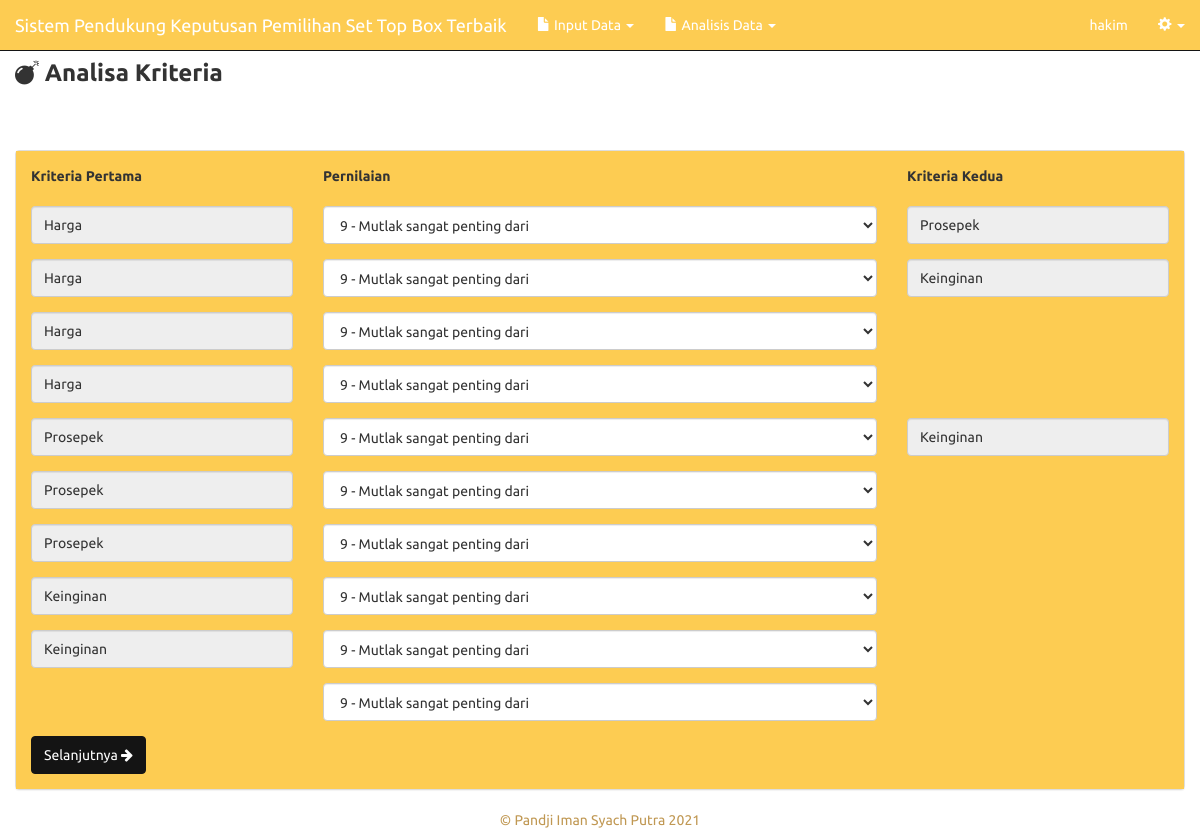
The app's page /analisa-kriteria_asli.php (signed in) with its own data.
### tables this page shows
CREATE TABLE `ahp_data_kriteria` (
  `id_pengguna` varchar(3) NOT NULL,
  `id_kriteria` varchar(2) NOT NULL,
  `nama_kriteria` varchar(45) NOT NULL,
  `jumlah_kriteria` double NOT NULL,
  `bobot_kriteria` double NOT NULL
);

### includes/kriteria.inc.php (called while the page is built, shortened)
<?php
class Kriteria{
	private $conn;
	private $table_name = "ahp_data_kriteria";
	public function __construct($db){
		$this->conn = $db;
	}
	function readSatu($a){
		$query = "SELECT * FROM " . $this->table_name . " WHERE id_kriteria='$a' and id_pengguna = '$_SESSION[id_pengguna]' LIMIT 0,1";
		$stmt = $this->conn->prepare( $query );
		$stmt->execute();
		return $stmt;
	}
}
?>

### includes/nilai.inc.php (called while the page is built, shortened)
<?php
class Nilai{
	private $conn;
	private $table_name = "ahp_nilai";
	public function __construct($db){
		$this->conn = $db;
	}
	function readAll(){
		$query = "SELECT * FROM ".$this->table_name." ORDER BY id_nilai ASC";
		$stmt = $this->conn->prepare( $query );
		$stmt->execute();
		return $stmt;
	}
}
?>

### analisa-kriteria_asli.php (the view, shortened to what this page needs)
<?php
include_once 'header.php';
include_once 'includes/kriteria.inc.php';
$pro1 = new Kriteria($db);
include_once 'includes/nilai.inc.php';
$pro2 = new Nilai($db);
?>
		<div class="row">
		  <div class="col-xs-12 col-sm-12 col-md-12">
		  <ol class="breadcrumb">
			  <li><a href="index.php"><span class="fa fa-home"></span> Beranda</a></li>
			  <li class="active"><span class="fa fa-bomb"></span> Analisa Kriteria</li>
	  		  <li><a href="analisa-kriteria-tabel.php"><span class="fa fa-table"></span> Tabel Analisa Kriteria</a></li>
			</ol>
		  	<p style="margin-bottom:10px;">
		  		<strong style="font-size:18pt;"><span class="fa fa-bomb"></span> Analisa Kriteria</strong>
		  	</p>
		  	<div class="panel panel-default">
		<div class="panel-body">
			    <form method="post" action="analisa-kriteria-tabel.php">
				<div class="row">
					  <div class="col-xs-12 col-md-3">
						<div class="form-group">
							<label>Kriteria Pertama</label>
						</div>
					  </div>
					  <div class="col-xs-12 col-md-6">
						<div class="form-group">
							<label>Pernilaian</label>
						</div>
					  </div>
					  <div class="col-xs-12 col-md-3">
						<div class="form-group">
							<label>Kriteria Kedua</label>
						</div>
					  </div>
					</div>
					<div class="row">
					  <div class="col-xs-12 col-md-3">
						<div class="form-group">
							<?php
								$stmt2 = $pro1->readSatu('C1');
								while($row1 = $stmt2->fetch(PDO::FETCH_ASSOC)){
							?>
							<input type="text" class="form-control" value="<?php echo $row1['nama_kriteria'] ?>" readonly />
							<?php
								}
							?>
						</div>
					  </div>
					  <div class="col-xs-12 col-md-6">
						<div class="form-group">
							<select class="form-control" name="nl1">
								<?php
								$stmt1 = $pro2->readAll();
								while ($row2 = $stmt1->fetch(PDO::FETCH_ASSOC)){
								?>
								<option value="<?php echo $row2['jum_nilai'] ?>"><?php echo $row2['jum_nilai'] ?> - <?php echo $row2['ket_nilai'] ?></option>
								<?php
								}
								?>
							</select>
						</div>
					  </div>
					  <div class="col-xs-12 col-md-3">
						<div class="form-group">
							<?php
								$stmt3 = $pro1->readSatu('C2');
								while($row3 = $stmt3->fetch(PDO::FETCH_ASSOC)){
							?>
							<input type="text" class="form-control" value="<?php echo $row3['nama_kriteria'] ?>" readonly />
							<?php
								}
							?>
						</div>
					  </div>
					</div>
					<div class="row">
					  <div class="col-xs-12 col-md-3">
						<div class="form-group">
							<?php
								$stmt2 = $pro1->readSatu('C1');
								while($row1 = $stmt2->fetch(PDO::FETCH_ASSOC)){
							?>
							<input type="text" class="form-control" value="<?php echo $row1['nama_kriteria'] ?>" readonly />
							<?php
								}
							?>
						</div>
					  </div>
					  <div class="col-xs-12 col-md-6">
						<div class="form-group">
							<select class="form-control" name="nl2">
								<?php
								$stmt1 = $pro2->readAll();
								while ($row2 = $stmt1->fetch(PDO::FETCH_ASSOC)){
								?>
								<option value="<?php echo $row2['jum_nilai'] ?>"><?php echo $row2['jum_nilai'] ?> - <?php echo $row2['ket_nilai'] ?></option>
								<?php
								}
								?>
							</select>
						</div>
					  </div>
					  <div class="col-xs-12 col-md-3">
						<div class="form-group">
							<?php
								$stmt3 = $pro1->readSatu('C3');
								while($row3 = $stmt3->fetch(PDO::FETCH_ASSOC)){
							?>
							<input type="text" class="form-control" value="<?php echo $row3['nama_kriteria'] ?>" readonly />
							<?php
								}
							?>
						</div>
					  </div>
					</div>
					<div class="row">
					  <div class="col-xs-12 col-md-3">
						<div class="form-group">
							<?php
								$stmt2 = $pro1->readSatu('C1');
								while($row1 = $stmt2->fetch(PDO::FETCH_ASSOC)){
							?>
							<input type="text" class="form-control" value="<?php echo $row1['nama_kriteria'] ?>" readonly />
							<?php
								}
							?>
						</div>
					  </div>
					  <div class="col-xs-12 col-md-6">
						<div class="form-group">
							<select class="form-control" name="nl3">
								<?php
								$stmt1 = $pro2->readAll();
								while ($row2 = $stmt1->fetch(PDO::FETCH_ASSOC)){
								?>
								<option value="<?php echo $row2['jum_nilai'] ?>"><?php echo $row2['jum_nilai'] ?> - <?php echo $row2['ket_nilai'] ?></option>
								<?php
								}
								?>
							</select>
						</div>
					  </div>
					  <div class="col-xs-12 col-md-3">
					  </div>
					</div>
					<div class="row">
					  <div class="col-xs-12 col-md-3">
						<div class="form-group">
							<?php
								$stmt2 = $pro1->readSatu('C1');
								while($row1 = $stmt2->fetch(PDO::FETCH_ASSOC)){
							?>
							<input type="text" class="form-control" value="<?php echo $row1['nama_kriteria'] ?>" readonly />
							<?php
								}
							?>
						</div>
					  </div>
					  <div class="col-xs-12 col-md-6">
						<div class="form-group">
							<select class="form-control" name="nl4">
								<?php
								$stmt1 = $pro2->readAll();
								while ($row2 = $stmt1->fetch(PDO::FETCH_ASSOC)){
								?>
								<option value="<?php echo $row2['jum_nilai'] ?>"><?php echo $row2['jum_nilai'] ?> - <?php echo $row2['ket_nilai'] ?></option>
								<?php
								}
								?>
							</select>
						</div>
					  </div>
					  <div class="col-xs-12 col-md-3">
					  </div>
					</div>
					<div class="row">
					  <div class="col-xs-12 col-md-3">
						<div class="form-group">
							<?php
								$stmt2 = $pro1->readSatu('C2');
								while($row1 = $stmt2->fetch(PDO::FETCH_ASSOC)){
							?>
							<input type="text" class="form-control" value="<?php echo $row1['nama_kriteria'] ?>" readonly />
							<?php
								}
							?>
						</div>
					  </div>
					  <div class="col-xs-12 col-md-6">
						<div class="form-group">
							<select class="form-control" name="nl5">
								<?php
								$stmt1 = $pro2->readAll();
								while ($row2 = $stmt1->fetch(PDO::FETCH_ASSOC)){
								?>
								<option value="<?php echo $row2['jum_nilai'] ?>"><?php echo $row2['jum_nilai'] ?> - <?php echo $row2['ket_nilai'] ?></option>
								<?php
								}
								?>
							</select>
						</div>
					  </div>
					  <div class="col-xs-12 col-md-3">
						<div class="form-group">
							<?php
								$stmt3 = $pro1->readSatu('C3');
								while($row3 = $stmt3->fetch(PDO::FETCH_ASSOC)){
							?>
							<input type="text" class="form-control" value="<?php echo $row3['nama_kriteria'] ?>" readonly />
							<?php
								}
							?>
						</div>
					  </div>
					</div>
					<div class="row">
					  <div class="col-xs-12 col-md-3">
						<div class="form-group">
							<?php
								$stmt2 = $pro1->readSatu('C2');
								while($row1 = $stmt2->fetch(PDO::FETCH_ASSOC)){
							?>
							<input type="text" class="form-control" value="<?php echo $row1['nama_kriteria'] ?>" readonly />
							<?php
								}
							?>
						</div>
					  </div>
					  <div class="col-xs-12 col-md-6">
						<div class="form-group">
							<select class="form-control" name="nl6">
								<?php
								$stmt1 = $pro2->readAll();
								while ($row2 = $stmt1->fetch(PDO::FETCH_ASSOC)){
								?>
								<option value="<?php echo $row2['jum_nilai'] ?>"><?php echo $row2['jum_nilai'] ?> - <?php echo $row2['ket_nilai'] ?></option>
								<?php
								}
								?>
							</select>
						</div>
					  </div>
					  <div class="col-xs-12 col-md-3">
					  </div>
					</div>
					<div class="row">
					  <div class="col-xs-12 col-md-3">
						<div class="form-group">
							<?php
								$stmt2 = $pro1->readSatu('C2');
								while($row1 = $stmt2->fetch(PDO::FETCH_ASSOC)){
							?>
							<input type="text" class="form-control" value="<?php echo $row1['nama_kriteria'] ?>" readonly />
							<?php
								}
							?>
						</div>
					  </div>
					  <div class="col-xs-12 col-md-6">
						<div class="form-group">
							<select class="form-control" name="nl7">
								<?php
								$stmt1 = $pro2->readAll();
								while ($row2 = $stmt1->fetch(PDO::FETCH_ASSOC)){
								?>
								<option value="<?php echo $row2['jum_nilai'] ?>"><?php echo $row2['jum_nilai'] ?> - <?php echo $row2['ket_nilai'] ?></option>
								<?php
								}
								?>
							</select>
						</div>
					  </div>
					  <div class="col-xs-12 col-md-3">
					  </div>
					</div>
					<div class="row">
					  <div class="col-xs-12 col-md-3">
						<div class="form-group">
							<?php
								$stmt2 = $pro1->readSatu('C3');
								while($row1 = $stmt2->fetch(PDO::FETCH_ASSOC)){
							?>
							<input type="text" class="form-control" value="<?php echo $row1['nama_kriteria'] ?>" readonly />
							<?php
								}
							?>
						</div>
					  </div>
					  <div class="col-xs-12 col-md-6">
						<div class="form-group">
							<select class="form-control" name="nl8">
								<?php
								$stmt1 = $pro2->readAll();
								while ($row2 = $stmt1->fetch(PDO::FETCH_ASSOC)){
								?>
								<option value="<?php echo $row2['jum_nilai'] ?>"><?php echo $row2['jum_nilai'] ?> - <?php echo $row2['ket_nilai'] ?></option>
								<?php
								}
								?>
							</select>
						</div>
					  </div>
					  <div class="col-xs-12 col-md-3">
					  </div>
					</div>
					<div class="row">
					  <div class="col-xs-12 col-md-3">
						<div class="form-group">
							<?php
								$stmt2 = $pro1->readSatu('C3');
								while($row1 = $stmt2->fetch(PDO::FETCH_ASSOC)){
							?>
							<input type="text" class="form-control" value="<?php echo $row1['nama_kriteria'] ?>" readonly />
							<?php
								}
							?>
						</div>
					  </div>
					  <div class="col-xs-12 col-md-6">
						<div class="form-group">
							<select class="form-control" name="nl9">
								<?php
								$stmt1 = $pro2->readAll();
								while ($row2 = $stmt1->fetch(PDO::FETCH_ASSOC)){
								?>
								<option value="<?php echo $row2['jum_nilai'] ?>"><?php echo $row2['jum_nilai'] ?> - <?php echo $row2['ket_nilai'] ?></option>
								<?php
								}
								?>
							</select>
						</div>
					  </div>
					  <div class="col-xs-12 col-md-3">
					  </div>
					</div>
					<div class="row">
					  <div class="col-xs-12 col-md-3">
					  </div>
					  <div class="col-xs-12 col-md-6">
						<div class="form-group">
							<select class="form-control" name="nl10">
								<?php
								$stmt1 = $pro2->readAll();
								while ($row2 = $stmt1->fetch(PDO::FETCH_ASSOC)){
								?>
								<option value="<?php echo $row2['jum_nilai'] ?>"><?php echo $row2['jum_nilai'] ?> - <?php echo $row2['ket_nilai'] ?></option>
								<?php
								}
								?>
							</select>
						</div>
					  </div>
					  <div class="col-xs-12 col-md-3">
					  </div>
					</div>
					<button type="submit" name="subankr" class="btn btn-primary"> Selanjutnya <span class="fa fa-arrow-right"></span></button>
				</form>
		  </div></div></div>
		</div>
		<?php
include_once 'footer.php';
?>

### records on screen
ahp_data_kriteria: nama_kriteria "Harga"
ahp_data_kriteria: nama_kriteria "Prosepek"
ahp_data_kriteria: nama_kriteria "Keinginan"

### other values on screen
$_SESSION['nama_lengkap'] "hakim"
form field nl1 "9 - Mutlak sangat penting dari"
form field nl2 "9 - Mutlak sangat penting dari"
form field nl3 "9 - Mutlak sangat penting dari"
form field nl4 "9 - Mutlak sangat penting dari"
form field nl5 "9 - Mutlak sangat penting dari"
form field nl6 "9 - Mutlak sangat penting dari"
form field nl7 "9 - Mutlak sangat penting dari"
form field nl8 "9 - Mutlak sangat penting dari"
form field nl9 "9 - Mutlak sangat penting dari"
form field nl10 "9 - Mutlak sangat penting dari"
